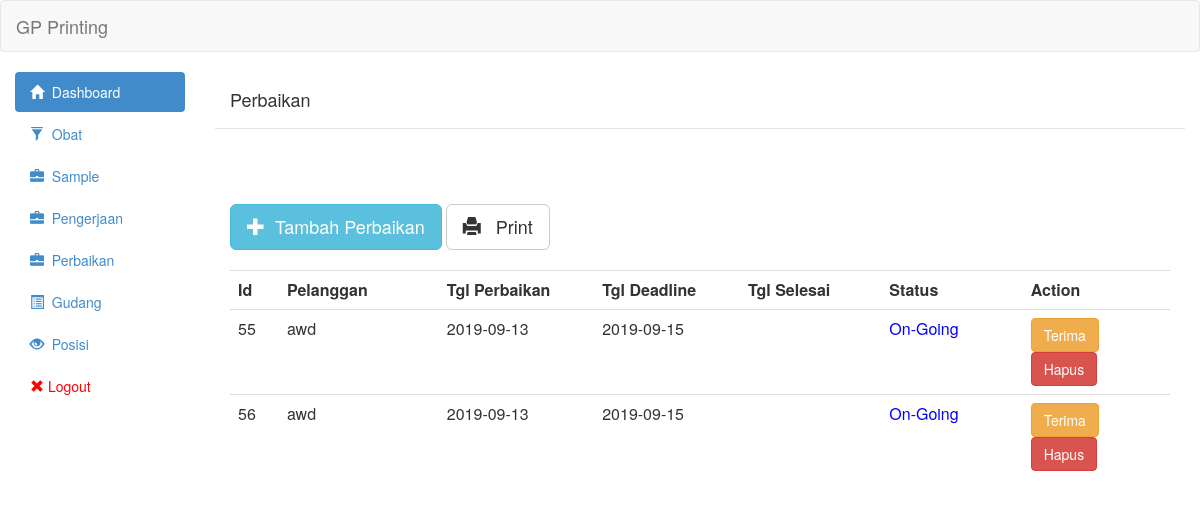
Page /view/revisi.php (signed in) on the earlier database version.
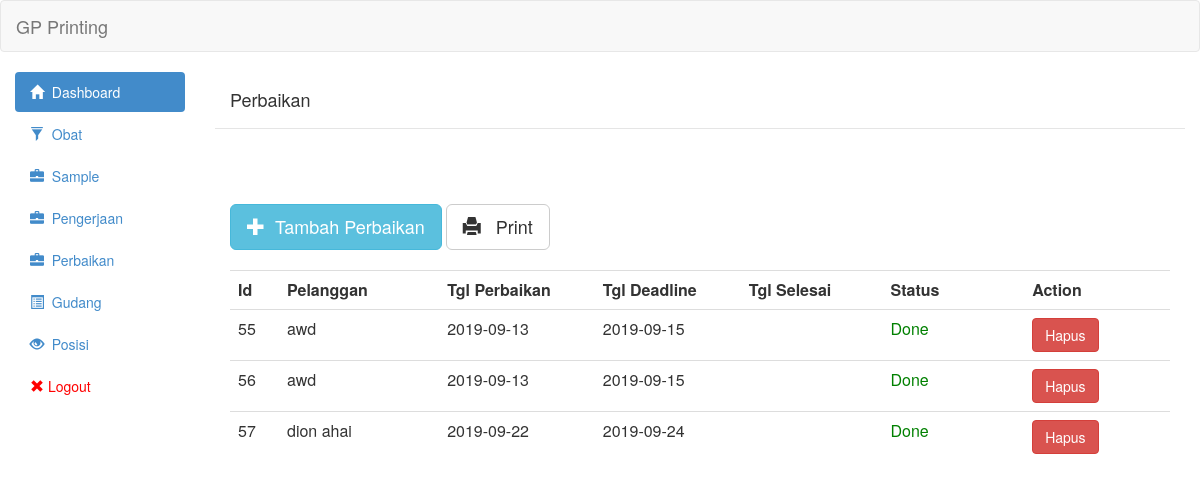
Same page on the later database version.
### tables this page shows
CREATE TABLE `revisi` (
  `id` int(11) NOT NULL,
  `id_sample` int(11) NOT NULL,
  `id_pengerjaan` int(11) NOT NULL,
  `nomor_po` varchar(255) NOT NULL,
  `tipe` int(11) NOT NULL,
  `tgl_mulai` date NOT NULL,
  `tgl_deadline` date NOT NULL,
  `tgl_selesai` date NOT NULL,
  `status` int(11) NOT NULL,
  `qty_akhir` int(11) NOT NULL,
  `qty_awal` int(11) NOT NULL,
  `keterangan` text NOT NULL
);

CREATE TABLE `sample` (
  `id` int(11) NOT NULL,
  `artikel` varchar(255) NOT NULL,
  `nomor_po` varchar(30) NOT NULL,
  `tgl` date NOT NULL,
  `tgl_selesai` date DEFAULT NULL,
  `tgl_naik_bahan` date DEFAULT NULL,
  `status` tinyint(1) NOT NULL DEFAULT 0,
  `biaya` int(11) NOT NULL
);

### controller/revisi/revisi_show.php (the view, shortened to what this page needs)
<?php
	include('../controller/config/linken.php');
	include('../controller/config/asset.php');
	$queryGetRevisi = "SELECT revisi.id,revisi.tgl_mulai,revisi.tgl_deadline,revisi.tgl_selesai,sample.artikel,revisi.status FROM revisi join sample on revisi.id_sample = sample.id  ORDER BY revisi.id ASC";
	$resultGetRevisi = mysqli_query($link,$queryGetRevisi) or die(mysqli_error($link));
	 echo "<table class='table table-hover'><tr>
                        <th class='col-md-1' style='width:2%'>Id</th>
                        <th class='col-md-1'>Pelanggan</th>
                        <th class='col-md-1'>Tgl Perbaikan</th>
                        <th class='col-md-1'>Tgl Deadline</th>
						<th class='col-md-1'>Tgl Selesai</th>
                        <th class='col-md-1'>Status</th>
                        <th class='col-md-1'>Action</th>
						</tr>";
	while($row = mysqli_fetch_assoc($resultGetRevisi)){
    if($row['tgl_selesai']=='0000-00-00'){
        $row['tgl_selesai']=null;
    }
	?>
                            <tr onclick='AjaxGetDetailRevisi(<?php echo $row["id"];?>)'>
								<td><?php echo $row['id']?></td>
                                <td><?php echo $row['artikel']?></td>
                                <td><?php echo $row['tgl_mulai']?></td>
                                <td><?php echo $row['tgl_deadline']?></td>
                                <td><?php echo $row['tgl_selesai']?></td>
								<td><?php if($row['status']==0){
									echo "<span style='color:red'>Idle</span>";
									}else if($row['status']==1){
										echo "<span style='color:blue'>On-Going</span>";
									}else if($row['status']==2){
										echo "<span style='color:green'>Done</span>";
									}else if($row['status']==3){
										echo "<span style='color:red'>Not Suitable</span>";
									}
								;?></td><td>
                                <?php
                                if($row['status']==0){ ?>
                                <button onclick="ChangeStatusRevisiKerjakan(<?php echo $row["id"];?>,<?php echo $row["status"];?>)" class="btn btn-primary">Kerjakan</button>
                                <?php }else if($row['status']==1){ ?>
                                <button onclick="ChangeStatusRevisiDone(<?php echo $row["id"];?>,<?php echo $row["status"];?>)" class="btn btn-warning">Terima</button>
                                <?php }?>
                                <a class='btn btn-danger' href='controller/revisi/revisi_delete.php?id="<?php echo $row["id"];?>"'>Hapus</a></td>
                            </tr>
<?php
	}
	echo "</table>"
	?>

Differences in the rows shown:
changed revisi id 55: status "On-Going Terima" → "Done"
changed revisi id 56: status "On-Going Terima" → "Done"
added revisi: id "57", id_sample.artikel "dion ahai", tgl_mulai "2019-09-22", tgl_deadline "2019-09-24", status "Done"
